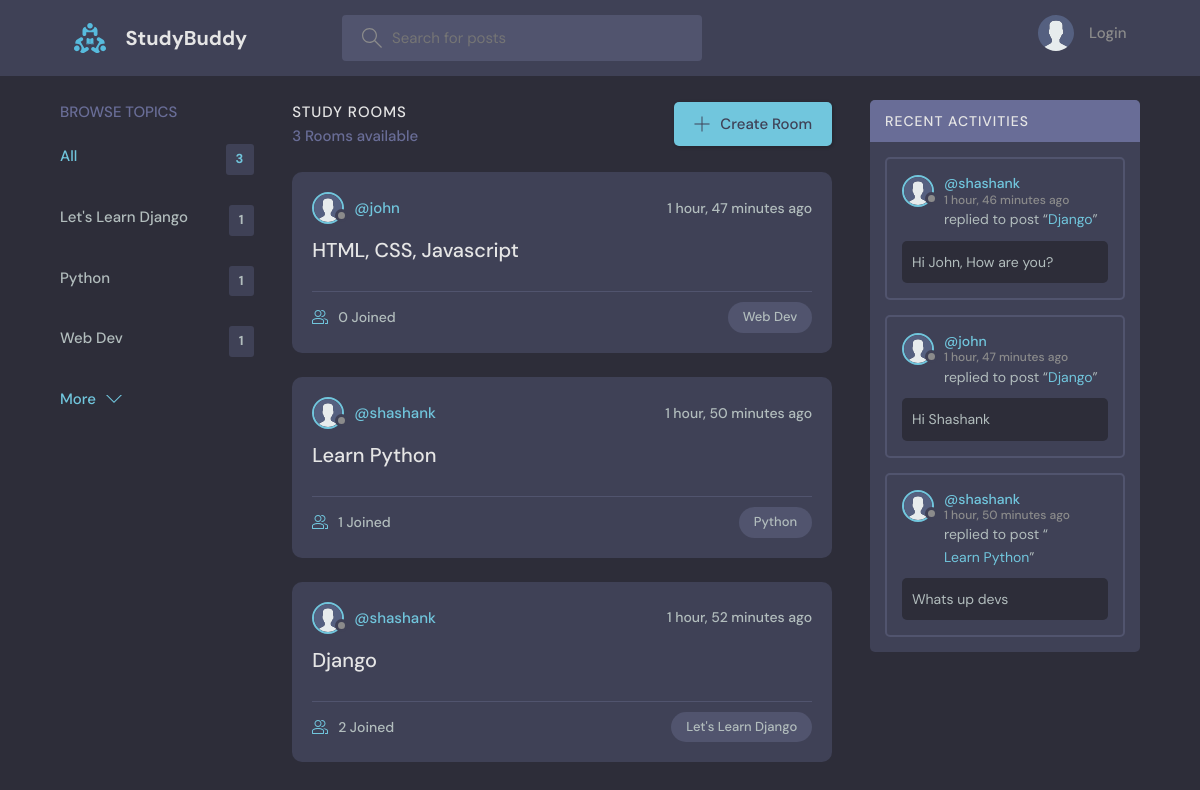
The page / on the database its author committed.
### base/models.py (models this page shows, shortened)
class Topic(models.Model):
    name = models.CharField(max_length=200)

class Room(models.Model):
    host = models.ForeignKey(User, on_delete=models.SET_NULL, null=True)
    topic = models.ForeignKey(Topic, on_delete=models.SET_NULL, null=True)
    name = models.CharField(max_length=200)
    description = models.TextField(null=True, blank=True)
    participants = models.ManyToManyField(
        User, related_name='participants', blank=True)
    updated = models.DateTimeField(auto_now=True)
    created = models.DateTimeField(auto_now_add=True)
    class Meta:
        ordering = ['-updated', '-created']
    def __str__(self):
        return self.name

class User(AbstractUser):
    name = models.CharField(max_length=200, null=True)
    email = models.EmailField(unique=True, null=True)
    bio = models.TextField(null=True)
    avatar = models.ImageField(null=True, default="avatar.svg")
    USERNAME_FIELD = 'email'
    REQUIRED_FIELDS = []

class Message(models.Model):
    user = models.ForeignKey(User, on_delete=models.CASCADE)
    room = models.ForeignKey(Room, on_delete=models.CASCADE)
    body = models.TextField()
    updated = models.DateTimeField(auto_now=True)
    created = models.DateTimeField(auto_now_add=True)
    class Meta:
        ordering = ['-updated', '-created']

### base/views.py (the view)
# urls.py: path('', views.home, name="home"),
def home(request):
    q = request.GET.get('q') if request.GET.get('q') != None else ''
    rooms = Room.objects.filter(
        Q(topic__name__icontains=q) |
        Q(name__icontains=q) |
        Q(description__icontains=q)
    )
    topics = Topic.objects.all()[0:5]
    room_count = rooms.count()
    room_messages = Message.objects.filter(
        Q(room__topic__name__icontains=q))[0:3]
    context = {'rooms': rooms, 'topics': topics,
               'room_count': room_count, 'room_messages': room_messages}
    return render(request, 'base/home.html', context)

### base/templates/base/home.html (shortened to what this page needs)
{% extends 'main.html' %}
{% block content %}
<main class="layout layout--3">
  <div class="container">
    {% include 'base/topics_component.html' %}
    <div class="roomList">
      <div class="roomList__header">
        <div>
          <h2>Study Rooms</h2>
          <p>{{room_count}} Rooms available</p>
        </div>
        <a class="btn btn--main" href="{% url 'create-room' %}">
          <svg version="1.1" xmlns="http://www.w3.org/2000/svg" width="32" height="32" viewBox="0 0 32 32">
            <title>add</title>
            <path
              d="M16.943 0.943h-1.885v14.115h-14.115v1.885h14.115v14.115h1.885v-14.115h14.115v-1.885h-14.115v-14.115z">
            </path>
          </svg>
          Create Room
        </a>
      </div>
      {% include 'base/feed_component.html' %}
    </div>
    {% include 'base/activity_component.html' %}
  </div>
</main>
{% endblock %}

### base/templates/base/topics_component.html
<div class="topics">
    <div class="topics__header">
        <h2>Browse Topics</h2>
    </div>
    <ul class="topics__list">
        <li>
            <a href="{% url 'home' %}" class="active">All <span>{{topics.count}}</span></a>
        </li>
        {% for topic in topics %}
        <li>
            <a href="{% url 'home' %}?q={{topic.name}}">{{topic.name}}<span>{{topic.room_set.all.count}}</span></a>
        </li>
        {% endfor %}
    </ul>
    <a class="btn btn--link" href="{% url 'topics' %}">
        More
        <svg version="1.1" xmlns="http://www.w3.org/2000/svg" width="32" height="32" viewBox="0 0 32 32">
            <title>chevron-down</title>
            <path d="M16 21l-13-13h-3l16 16 16-16h-3l-13 13z"></path>
        </svg>
    </a>
</div>

### base/templates/base/feed_component.html (shortened to what this page needs)
{% for room in rooms %}
<div class="roomListRoom">
    <div class="roomListRoom__header">
        <a href="{% url 'user-profile' room.host.id %}" class="roomListRoom__author">
            <div class="avatar avatar--small">
                <img src="{{room.host.avatar.url}}" />
            </div>
            <span>@{{room.host.username}}</span>
        </a>
        <div class="roomListRoom__actions">
            <span>{{room.created|timesince}} ago</span>
        </div>
    </div>
    <div class="roomListRoom__content">
        <a href="{% url 'room' room.id %}">{{room.name}}</a>
    </div>
    <div class="roomListRoom__meta">
        <a href="{% url 'room' room.id %}" class="roomListRoom__joined">
            {{room.participants.all.count}} Joined
        </a>
        <p class="roomListRoom__topic">{{room.topic.name}}</p>
    </div>
</div>
{% endfor %}

### base/templates/base/activity_component.html (shortened to what this page needs)
<div class="activities">
    <div class="activities__header">
        <h2>Recent Activities</h2>
    </div>
    {% for message in room_messages %}
    <div class="activities__box">
        <div class="activities__boxHeader roomListRoom__header">
            <a href="{% url 'user-profile' message.user.id %}" class="roomListRoom__author">
                <div class="avatar avatar--small">
                    <img src="{{message.user.avatar.url}}" />
                </div>
                <p>
                    @{{message.user.username}}
                    <span>{{message.created|timesince}} ago</span>
                </p>
            </a>
        </div>
        <div class="activities__boxContent">
            <p>replied to post “<a href="{% url 'room' message.room.id %}">{{message.room}}</a>”</p>
            <div class="activities__boxRoomContent">{{message.body}}</div>
        </div>
    </div>
    {% endfor %}
</div>

### rows shown on the page
Topic: name "Let's Learn Django", room_set.all.count "1"
Topic: name "Python", room_set.all.count "1"
Topic: name "Web Dev", room_set.all.count "1"
Room: host.avatar (placeholder picture), host.username "john", created "1 hour, 47 minutes", name "HTML, CSS, Javascript", participants.all.count "0", topic.name "Web Dev"
Room: host.avatar (placeholder picture), host.username "shashank", created "1 hour, 50 minutes", name "Learn Python", participants.all.count "1", topic.name "Python"
Room: host.avatar (placeholder picture), host.username "shashank", created "1 hour, 52 minutes", name "Django", participants.all.count "2", topic.name "Let's Learn Django"
Message: user.avatar (placeholder picture), user.username "shashank", created "1 hour, 46 minutes", room "Django", body "Hi John, How are you?"
Message: user.avatar (placeholder picture), user.username "john", created "1 hour, 47 minutes", room "Django", body "Hi Shashank"
Message: user.avatar (placeholder picture), user.username "shashank", created "1 hour, 50 minutes", room "Learn Python", body "Whats up devs"

### other values the page prints
{{ topics.count }} "3"
{{ room_count }} "3"
